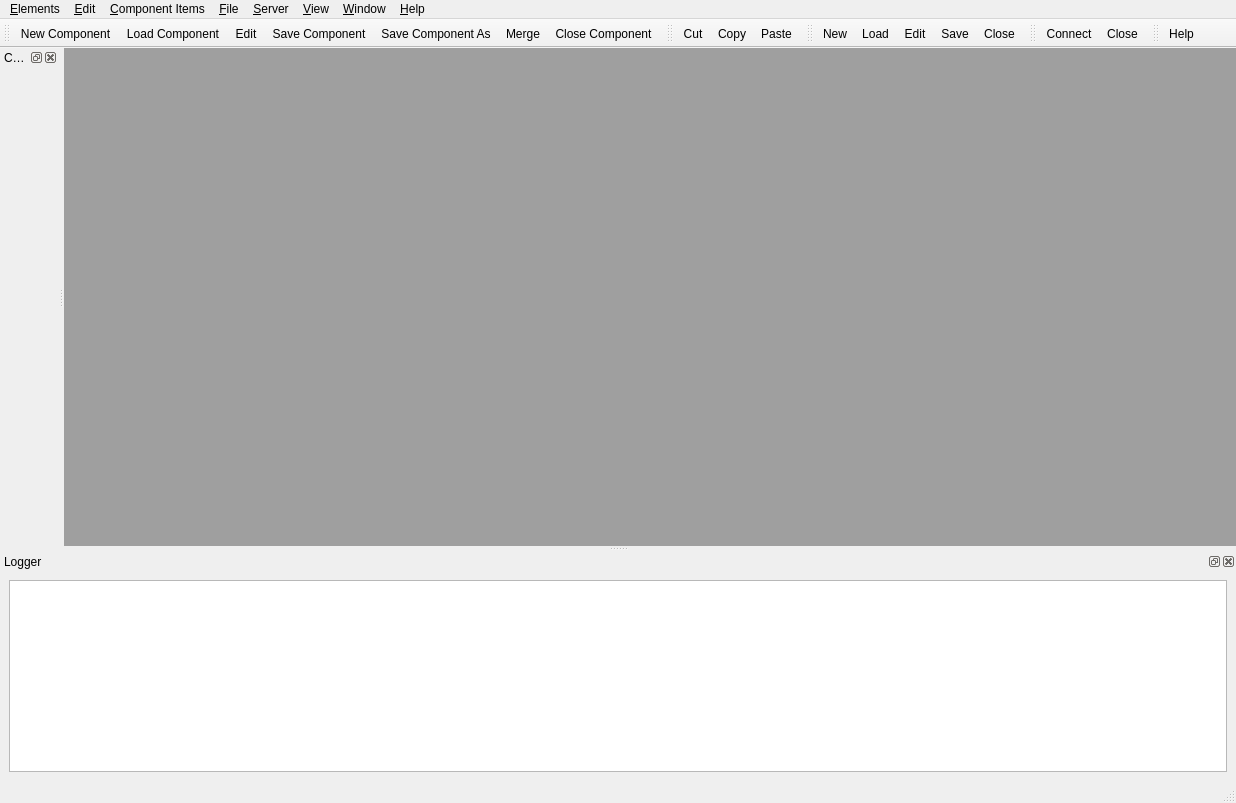
<?xml version="1.0" encoding="UTF-8"?>
<ui version="4.0">
 <class>MainWindow</class>
 <widget class="QMainWindow" name="MainWindow">
  <property name="geometry">
   <rect>
    <x>0</x>
    <y>0</y>
    <width>1236</width>
    <height>803</height>
   </rect>
  </property>
  <property name="windowTitle">
   <string>MainWindow</string>
  </property>
  <widget class="QWidget" name="centralwidget">
   <layout class="QGridLayout" name="gridLayout">
    <property name="margin">
     <number>0</number>
    </property>
    <property name="spacing">
     <number>0</number>
    </property>
    <item row="0" column="0">
     <widget class="QMdiArea" name="mdi">
      <property name="verticalScrollBarPolicy">
       <enum>Qt::ScrollBarAsNeeded</enum>
      </property>
      <property name="horizontalScrollBarPolicy">
       <enum>Qt::ScrollBarAsNeeded</enum>
      </property>
     </widget>
    </item>
   </layout>
  </widget>
  <widget class="QMenuBar" name="menubar">
   <property name="geometry">
    <rect>
     <x>0</x>
     <y>0</y>
     <width>1236</width>
     <height>24</height>
    </rect>
   </property>
   <widget class="QMenu" name="menuFile">
    <property name="title">
     <string>&amp;File</string>
    </property>
    <addaction name="actionLoad"/>
    <addaction name="actionSave"/>
    <addaction name="actionSaveAs"/>
    <addaction name="actionSaveAll"/>
    <addaction name="separator"/>
    <addaction name="actionLoadDataSource"/>
    <addaction name="actionSaveDataSource"/>
    <addaction name="actionSaveDataSourceAs"/>
    <addaction name="actionSaveAllDataSources"/>
    <addaction name="separator"/>
    <addaction name="actionReloadList"/>
    <addaction name="actionChangeDirectory"/>
    <addaction name="separator"/>
    <addaction name="actionReloadDataSourceList"/>
    <addaction name="actionChangeDataSourceDirectory"/>
   </widget>
   <widget class="QMenu" name="menuEdit">
    <property name="title">
     <string>&amp;Edit</string>
    </property>
    <addaction name="separator"/>
    <addaction name="actionCutItem"/>
    <addaction name="actionCopyItem"/>
    <addaction name="actionPasteItem"/>
    <addaction name="separator"/>
    <addaction name="actionCutComponentItem"/>
    <addaction name="actionCopyComponentItem"/>
    <addaction name="actionPasteComponentItem"/>
    <addaction name="separator"/>
    <addaction name="actionCutDataSource"/>
    <addaction name="actionCopyDataSource"/>
    <addaction name="actionPasteDataSource"/>
    <addaction name="separator"/>
    <addaction name="actionTakeDataSourceItem"/>
    <addaction name="actionTakeDataSources"/>
   </widget>
   <widget class="QMenu" name="menuComponentItems">
    <property name="title">
     <string>&amp;Component Items</string>
    </property>
    <addaction name="actionNewGroupItem"/>
    <addaction name="actionNewFieldItem"/>
    <addaction name="actionNewStrategyItem"/>
    <addaction name="actionNewDataSourceItem"/>
    <addaction name="actionNewAttributeItem"/>
    <addaction name="actionNewLinkItem"/>
    <addaction name="separator"/>
    <addaction name="actionLoadSubComponentItem"/>
    <addaction name="actionLoadDataSourceItem"/>
    <addaction name="separator"/>
    <addaction name="actionAddDataSourceItem"/>
    <addaction name="actionLinkDataSourceItem"/>
    <addaction name="separator"/>
    <addaction name="actionMoveUpComponentItem"/>
    <addaction name="actionMoveDownComponentItem"/>
    <addaction name="separator"/>
    <addaction name="actionApplyComponentItem"/>
    <addaction name="separator"/>
    <addaction name="actionClearComponentItems"/>
   </widget>
   <widget class="QMenu" name="menuServer">
    <property name="title">
     <string>&amp;Server</string>
    </property>
    <addaction name="actionConnectServer"/>
    <addaction name="separator"/>
    <addaction name="actionFetchComponentsServer"/>
    <addaction name="actionStoreComponentServer"/>
    <addaction name="actionStoreAllComponentsServer"/>
    <addaction name="actionDeleteComponentServer"/>
    <addaction name="separator"/>
    <addaction name="actionFetchDataSourcesServer"/>
    <addaction name="actionStoreDataSourceServer"/>
    <addaction name="actionStoreAllDataSourcesServer"/>
    <addaction name="actionDeleteDataSourceServer"/>
    <addaction name="separator"/>
    <addaction name="actionGetMandatoryComponentsServer"/>
    <addaction name="actionSetComponentMandatoryServer"/>
    <addaction name="actionUnsetComponentMandatoryServer"/>
    <addaction name="separator"/>
    <addaction name="actionCreateStdComponentServer"/>
    <addaction name="actionCreateComponentServer"/>
    <addaction name="actionCreateDataSourcesServer"/>
    <addaction name="separator"/>
    <addaction name="actionCloseServer"/>
   </widget>
   <widget class="QMenu" name="menuView">
    <property name="title">
     <string>&amp;View</string>
    </property>
    <widget class="QMenu" name="menuLog_Level">
     <property name="title">
      <string>Log Level</string>
     </property>
     <addaction name="actionDebug"/>
     <addaction name="actionInfo"/>
     <addaction name="actionWarning"/>
     <addaction name="actionError"/>
     <addaction name="actionCritical"/>
    </widget>
    <addaction name="actionAllAttributesView"/>
    <addaction name="menuLog_Level"/>
   </widget>
   <widget class="QMenu" name="menuWindow">
    <property name="title">
     <string>&amp;Window</string>
    </property>
   </widget>
   <widget class="QMenu" name="menuHelp">
    <property name="title">
     <string>&amp;Help</string>
    </property>
    <addaction name="actionComponentDesignerHelp"/>
    <addaction name="actionAboutComponentDesigner"/>
   </widget>
   <widget class="QMenu" name="menu_Elements">
    <property name="title">
     <string>&amp;Elements</string>
    </property>
    <addaction name="actionNew"/>
    <addaction name="actionEditComponent"/>
    <addaction name="actionMergeComponentItems"/>
    <addaction name="actionClose"/>
    <addaction name="separator"/>
    <addaction name="actionNewDataSource"/>
    <addaction name="actionEditDataSource"/>
    <addaction name="actionApplyDataSource"/>
    <addaction name="actionCloseDataSource"/>
    <addaction name="separator"/>
    <addaction name="actionQuit"/>
   </widget>
   <addaction name="menu_Elements"/>
   <addaction name="menuEdit"/>
   <addaction name="menuComponentItems"/>
   <addaction name="menuFile"/>
   <addaction name="menuServer"/>
   <addaction name="menuView"/>
   <addaction name="menuWindow"/>
   <addaction name="separator"/>
   <addaction name="menuHelp"/>
  </widget>
  <widget class="QStatusBar" name="statusbar"/>
  <widget class="QDockWidget" name="compDockWidget">
   <property name="allowedAreas">
    <set>Qt::LeftDockWidgetArea|Qt::RightDockWidgetArea</set>
   </property>
   <property name="windowTitle">
    <string>Collections</string>
   </property>
   <attribute name="dockWidgetArea">
    <number>1</number>
   </attribute>
   <widget class="QWidget" name="dockWidgetContents">
    <layout class="QGridLayout" name="gridLayout_2">
     <property name="margin">
      <number>0</number>
     </property>
     <property name="spacing">
      <number>0</number>
     </property>
     <item row="0" column="0">
      <widget class="QSplitter" name="dockSplitter">
       <property name="orientation">
        <enum>Qt::Vertical</enum>
       </property>
       <property name="handleWidth">
        <number>6</number>
       </property>
      </widget>
     </item>
    </layout>
   </widget>
  </widget>
  <widget class="QToolBar" name="componentToolBar">
   <property name="windowTitle">
    <string>toolBar</string>
   </property>
   <attribute name="toolBarArea">
    <enum>TopToolBarArea</enum>
   </attribute>
   <attribute name="toolBarBreak">
    <bool>false</bool>
   </attribute>
   <addaction name="actionNew"/>
   <addaction name="actionLoad"/>
   <addaction name="actionEditComponent"/>
   <addaction name="actionSave"/>
   <addaction name="actionSaveAs"/>
   <addaction name="actionMergeComponentItems"/>
   <addaction name="actionClose"/>
  </widget>
  <widget class="QToolBar" name="editToolBar">
   <property name="windowTitle">
    <string>toolBar_2</string>
   </property>
   <attribute name="toolBarArea">
    <enum>TopToolBarArea</enum>
   </attribute>
   <attribute name="toolBarBreak">
    <bool>false</bool>
   </attribute>
   <addaction name="actionCutItem"/>
   <addaction name="actionCopyItem"/>
   <addaction name="actionPasteItem"/>
  </widget>
  <widget class="QToolBar" name="dsourceToolBar">
   <property name="windowTitle">
    <string>toolBar_3</string>
   </property>
   <attribute name="toolBarArea">
    <enum>TopToolBarArea</enum>
   </attribute>
   <attribute name="toolBarBreak">
    <bool>false</bool>
   </attribute>
   <addaction name="actionNewDataSource"/>
   <addaction name="actionLoadDataSource"/>
   <addaction name="actionEditDataSource"/>
   <addaction name="actionSaveDataSource"/>
   <addaction name="actionCloseDataSource"/>
  </widget>
  <widget class="QToolBar" name="serverToolBar">
   <property name="windowTitle">
    <string>toolBar</string>
   </property>
   <attribute name="toolBarArea">
    <enum>TopToolBarArea</enum>
   </attribute>
   <attribute name="toolBarBreak">
    <bool>false</bool>
   </attribute>
   <addaction name="actionConnectServer"/>
   <addaction name="actionCloseServer"/>
  </widget>
  <widget class="QToolBar" name="helpToolBar">
   <property name="windowTitle">
    <string>toolBar_2</string>
   </property>
   <attribute name="toolBarArea">
    <enum>TopToolBarArea</enum>
   </attribute>
   <attribute name="toolBarBreak">
    <bool>false</bool>
   </attribute>
   <addaction name="actionComponentDesignerHelp"/>
  </widget>
  <widget class="QDockWidget" name="logDockWidget">
   <property name="layoutDirection">
    <enum>Qt::LeftToRight</enum>
   </property>
   <property name="autoFillBackground">
    <bool>false</bool>
   </property>
   <property name="floating">
    <bool>false</bool>
   </property>
   <property name="features">
    <set>QDockWidget::AllDockWidgetFeatures</set>
   </property>
   <property name="allowedAreas">
    <set>Qt::AllDockWidgetAreas</set>
   </property>
   <property name="windowTitle">
    <string>Logger</string>
   </property>
   <attribute name="dockWidgetArea">
    <number>8</number>
   </attribute>
   <widget class="QWidget" name="logDockWidgetContents">
    <layout class="QGridLayout" name="gridLayout_3">
     <item row="0" column="0">
      <widget class="QTextBrowser" name="logTextBrowser">
       <property name="sizePolicy">
        <sizepolicy hsizetype="Expanding" vsizetype="Expanding">
         <horstretch>0</horstretch>
         <verstretch>0</verstretch>
        </sizepolicy>
       </property>
      </widget>
     </item>
    </layout>
   </widget>
  </widget>
  <action name="actionNew">
   <property name="text">
    <string>&amp;New Component</string>
   </property>
   <property name="toolTip">
    <string>Create a new component</string>
   </property>
  </action>
  <action name="actionNewDataSource">
   <property name="text">
    <string>&amp;New DataSource</string>
   </property>
   <property name="iconText">
    <string>New</string>
   </property>
   <property name="toolTip">
    <string>Create a new data source</string>
   </property>
  </action>
  <action name="actionLoad">
   <property name="text">
    <string>&amp;Load Component ...</string>
   </property>
   <property name="toolTip">
    <string>Load an existing data source</string>
   </property>
  </action>
  <action name="actionLoadDataSource">
   <property name="text">
    <string>&amp;Load DataSource ...</string>
   </property>
   <property name="iconText">
    <string>Load</string>
   </property>
   <property name="toolTip">
    <string>Load an existing data source</string>
   </property>
  </action>
  <action name="actionSave">
   <property name="text">
    <string>&amp;Save Component</string>
   </property>
   <property name="toolTip">
    <string>Write the component into a file</string>
   </property>
  </action>
  <action name="actionSaveDataSource">
   <property name="text">
    <string>&amp;Save DataSource</string>
   </property>
   <property name="iconText">
    <string>Save</string>
   </property>
  </action>
  <action name="actionSaveAs">
   <property name="text">
    <string>Save Component &amp;As ...</string>
   </property>
   <property name="toolTip">
    <string>Write the component into a file as ...</string>
   </property>
  </action>
  <action name="actionSaveDataSourceAs">
   <property name="text">
    <string>Save DataSource &amp;As ...</string>
   </property>
  </action>
  <action name="actionSaveAll">
   <property name="text">
    <string>Save All Components</string>
   </property>
   <property name="toolTip">
    <string>Write all components into files</string>
   </property>
  </action>
  <action name="actionSaveAllDataSources">
   <property name="text">
    <string>Save All DataSources</string>
   </property>
  </action>
  <action name="actionCloseDataSource">
   <property name="text">
    <string>Cl&amp;ose DataSource</string>
   </property>
   <property name="iconText">
    <string>Close</string>
   </property>
  </action>
  <action name="actionReloadList">
   <property name="text">
    <string>Reload Component List</string>
   </property>
  </action>
  <action name="actionReloadDataSourceList">
   <property name="text">
    <string>Reload DataSource List</string>
   </property>
  </action>
  <action name="actionChangeDirectory">
   <property name="text">
    <string>Change Component Directory ...</string>
   </property>
  </action>
  <action name="actionChangeDataSourceDirectory">
   <property name="text">
    <string>Change DataSource Directory ...</string>
   </property>
  </action>
  <action name="actionQuit">
   <property name="text">
    <string>&amp;Quit</string>
   </property>
  </action>
  <action name="actionCutItem">
   <property name="text">
    <string>C&amp;ut Item</string>
   </property>
   <property name="iconText">
    <string>Cut</string>
   </property>
  </action>
  <action name="actionCopyItem">
   <property name="text">
    <string>&amp;Copy Item</string>
   </property>
   <property name="iconText">
    <string>Copy</string>
   </property>
  </action>
  <action name="actionPasteItem">
   <property name="text">
    <string>&amp;Paste Item</string>
   </property>
   <property name="iconText">
    <string>Paste</string>
   </property>
  </action>
  <action name="actionCutComponentItem">
   <property name="text">
    <string>C&amp;ut Component Item</string>
   </property>
  </action>
  <action name="actionCopyComponentItem">
   <property name="text">
    <string>&amp;Copy Component Item</string>
   </property>
  </action>
  <action name="actionPasteComponentItem">
   <property name="text">
    <string>&amp;Paste Component Item</string>
   </property>
  </action>
  <action name="actionCutDataSource">
   <property name="text">
    <string>C&amp;ut DataSource</string>
   </property>
  </action>
  <action name="actionCopyDataSource">
   <property name="text">
    <string>&amp;Copy DataSource</string>
   </property>
  </action>
  <action name="actionPasteDataSource">
   <property name="text">
    <string>&amp;Paste DataSource</string>
   </property>
  </action>
  <action name="actionEditComponent">
   <property name="text">
    <string>&amp;Edit Component</string>
   </property>
   <property name="iconText">
    <string>Edit</string>
   </property>
  </action>
  <action name="actionTakeDataSourceItem">
   <property name="text">
    <string>&amp;Take DataSource Item</string>
   </property>
  </action>
  <action name="actionTakeDataSources">
   <property name="text">
    <string>Take DataSources</string>
   </property>
  </action>
  <action name="actionEditDataSource">
   <property name="text">
    <string>&amp;Edit DataSource</string>
   </property>
   <property name="iconText">
    <string>Edit</string>
   </property>
  </action>
  <action name="actionApplyDataSource">
   <property name="text">
    <string>&amp;Apply DataSource</string>
   </property>
  </action>
  <action name="actionNewGroupItem">
   <property name="text">
    <string>Add &amp;Group</string>
   </property>
  </action>
  <action name="actionNewFieldItem">
   <property name="text">
    <string>Add &amp;Field</string>
   </property>
  </action>
  <action name="actionNewStrategyItem">
   <property name="text">
    <string>Add &amp;Strategy</string>
   </property>
  </action>
  <action name="actionNewDataSourceItem">
   <property name="text">
    <string>Add &amp;DataSource</string>
   </property>
  </action>
  <action name="actionNewAttributeItem">
   <property name="text">
    <string>Add A&amp;ttribute</string>
   </property>
  </action>
  <action name="actionNewLinkItem">
   <property name="text">
    <string>Add &amp;Link</string>
   </property>
  </action>
  <action name="actionLoadSubComponentItem">
   <property name="text">
    <string>Load SubComponent Item ...</string>
   </property>
  </action>
  <action name="actionLoadDataSourceItem">
   <property name="text">
    <string>Load DataSource Item ...</string>
   </property>
  </action>
  <action name="actionAddDataSourceItem">
   <property name="text">
    <string>Append DataSource</string>
   </property>
  </action>
  <action name="actionLinkDataSourceItem">
   <property name="text">
    <string>Link DataSource</string>
   </property>
  </action>
  <action name="actionMoveUpComponentItem">
   <property name="text">
    <string>Move Up Component Item</string>
   </property>
  </action>
  <action name="actionMoveDownComponentItem">
   <property name="text">
    <string>Move Down Component Item</string>
   </property>
  </action>
  <action name="actionMergeComponentItems">
   <property name="text">
    <string>Merge Component</string>
   </property>
   <property name="iconText">
    <string>Merge</string>
   </property>
  </action>
  <action name="actionApplyComponentItem">
   <property name="text">
    <string>Apply Component Item</string>
   </property>
  </action>
  <action name="actionClearComponentItems">
   <property name="text">
    <string>Clear Component Items</string>
   </property>
  </action>
  <action name="actionConnectServer">
   <property name="text">
    <string>&amp;Connect ...</string>
   </property>
  </action>
  <action name="actionCreateStdComponentServer">
   <property name="text">
    <string>&amp;Create Standard Component ...</string>
   </property>
  </action>
  <action name="actionCreateComponentServer">
   <property name="text">
    <string>&amp;Create Online Component ...</string>
   </property>
  </action>
  <action name="actionCreateDataSourcesServer">
   <property name="text">
    <string>&amp;Create Online DataSources ...</string>
   </property>
  </action>
  <action name="actionFetchComponentsServer">
   <property name="text">
    <string>&amp;Fetch Components</string>
   </property>
  </action>
  <action name="actionStoreComponentServer">
   <property name="text">
    <string>&amp;Store Component</string>
   </property>
  </action>
  <action name="actionStoreAllComponentsServer">
   <property name="text">
    <string>Store &amp;All Components</string>
   </property>
  </action>
  <action name="actionDeleteComponentServer">
   <property name="text">
    <string>&amp;Delete Component</string>
   </property>
  </action>
  <action name="actionFetchDataSourcesServer">
   <property name="text">
    <string>&amp;Fetch DataSources</string>
   </property>
  </action>
  <action name="actionStoreDataSourceServer">
   <property name="text">
    <string>&amp;Store DataSource</string>
   </property>
  </action>
  <action name="actionStoreAllDataSourcesServer">
   <property name="text">
    <string>Store &amp;All DataSources</string>
   </property>
  </action>
  <action name="actionGetMandatoryComponentsServer">
   <property name="text">
    <string>&amp;Get Mandatory Components</string>
   </property>
  </action>
  <action name="actionSetComponentMandatoryServer">
   <property name="text">
    <string>Set Component Mandatory</string>
   </property>
  </action>
  <action name="actionUnsetComponentMandatoryServer">
   <property name="text">
    <string>Unset Component Mandatory</string>
   </property>
  </action>
  <action name="actionCloseServer">
   <property name="text">
    <string>Cl&amp;ose</string>
   </property>
  </action>
  <action name="actionAllAttributesView">
   <property name="checkable">
    <bool>true</bool>
   </property>
   <property name="text">
    <string>&amp;All Attributes</string>
   </property>
  </action>
  <action name="actionComponentDesignerHelp">
   <property name="text">
    <string>Component Designer &amp;Help</string>
   </property>
   <property name="iconText">
    <string>Help</string>
   </property>
  </action>
  <action name="actionAboutComponentDesigner">
   <property name="text">
    <string>&amp;About Component Designer</string>
   </property>
  </action>
  <action name="actionDeleteDataSourceServer">
   <property name="text">
    <string>&amp;Delete DataSource</string>
   </property>
  </action>
  <action name="actionClose">
   <property name="text">
    <string>Cl&amp;ose Component</string>
   </property>
  </action>
  <action name="actionNextWindows">
   <property name="text">
    <string>&amp;Next</string>
   </property>
  </action>
  <action name="actionPreviousWindows">
   <property name="text">
    <string>&amp;Previous</string>
   </property>
  </action>
  <action name="actionCascadeWindows">
   <property name="text">
    <string>Casca&amp;de</string>
   </property>
  </action>
  <action name="actionTileWindows">
   <property name="text">
    <string>&amp;Tile</string>
   </property>
  </action>
  <action name="actionRestoreAllWindows">
   <property name="text">
    <string>&amp;Restore All</string>
   </property>
  </action>
  <action name="actionCloseAllWindows">
   <property name="text">
    <string>&amp;Close All </string>
   </property>
  </action>
  <action name="actionIconizeAllWindows">
   <property name="text">
    <string>&amp;Iconize All</string>
   </property>
  </action>
  <action name="actionCloseWindows">
   <property name="text">
    <string>Cl&amp;ose</string>
   </property>
  </action>
  <action name="actionComponentListWindows">
   <property name="text">
    <string>&amp;Component List</string>
   </property>
  </action>
  <action name="actionDataSourceListWindows">
   <property name="text">
    <string>&amp;DataSource List</string>
   </property>
  </action>
  <action name="actionDebug">
   <property name="checkable">
    <bool>true</bool>
   </property>
   <property name="text">
    <string>Debug</string>
   </property>
  </action>
  <action name="actionInfo">
   <property name="checkable">
    <bool>true</bool>
   </property>
   <property name="text">
    <string>Info</string>
   </property>
  </action>
  <action name="actionWarning">
   <property name="checkable">
    <bool>true</bool>
   </property>
   <property name="text">
    <string>Warning</string>
   </property>
  </action>
  <action name="actionError">
   <property name="checkable">
    <bool>true</bool>
   </property>
   <property name="text">
    <string>Error</string>
   </property>
  </action>
  <action name="actionCritical">
   <property name="checkable">
    <bool>true</bool>
   </property>
   <property name="text">
    <string>Critical</string>
   </property>
  </action>
 </widget>
 <resources/>
 <connections/>
</ui>
